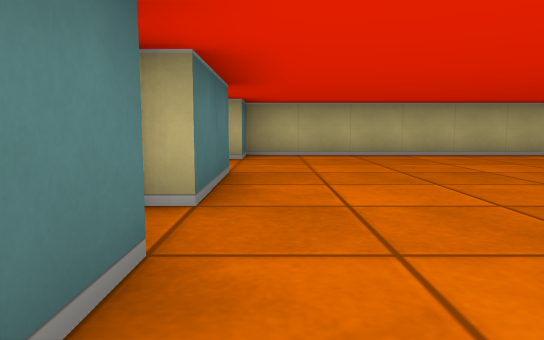
View 1 (above)

24 first-person views from a walk through a cub3D level. The camera is about half as high as the walls, tilts 6° down and sees 70° across. The floor is counted in squares. Each view is taken from the middle of a square. On the plan, view 1 faces up. The plan holds only what a view shows up to about 9 squares ahead; the rest is blank.

View 2
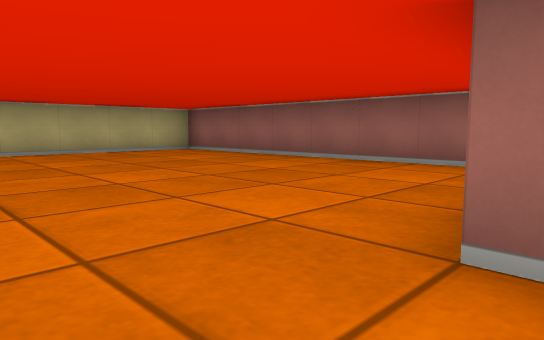

View 3
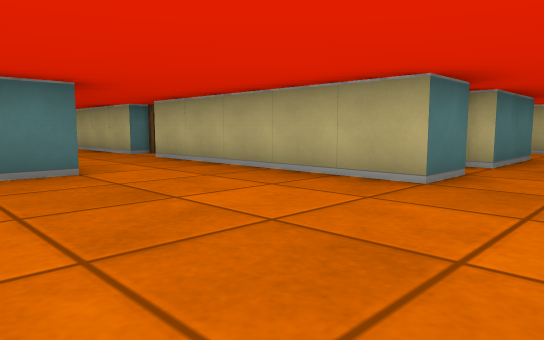

View 4
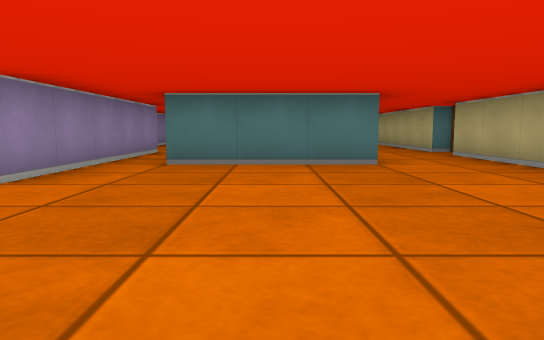

View 5
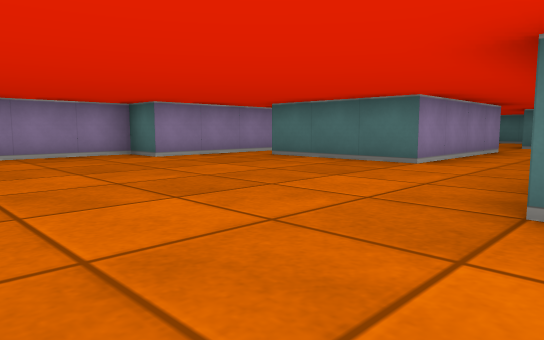

View 6
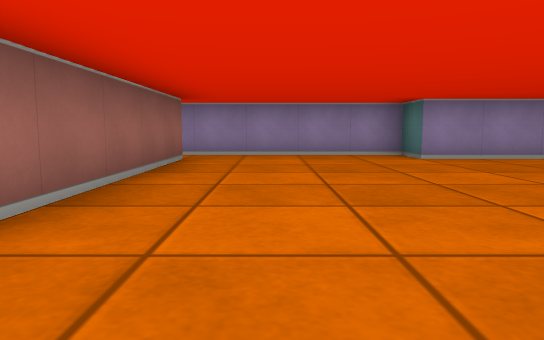

View 7
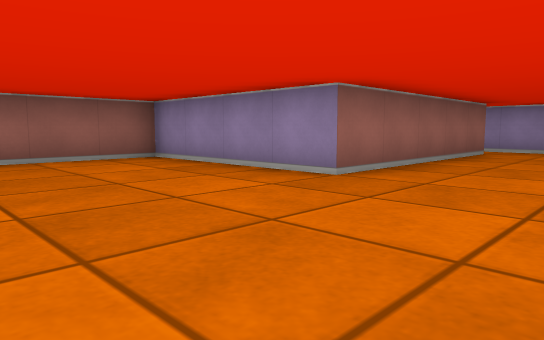

View 8
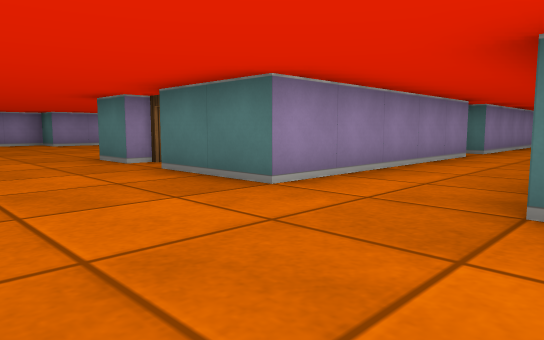

View 9
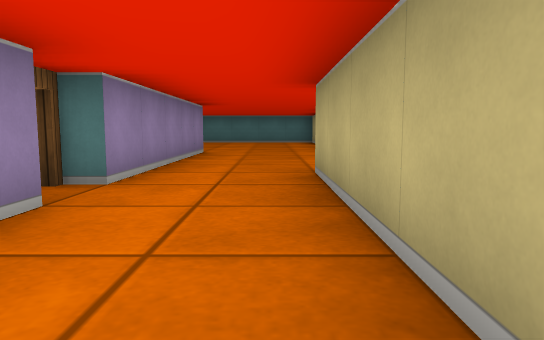

View 10
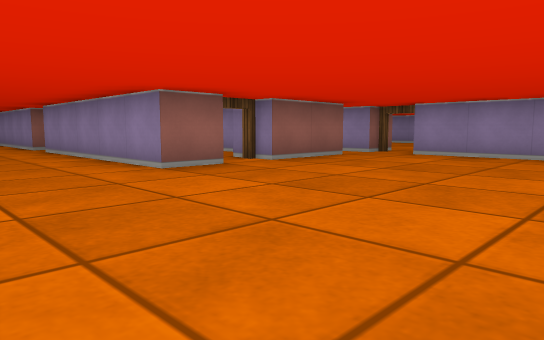

View 11
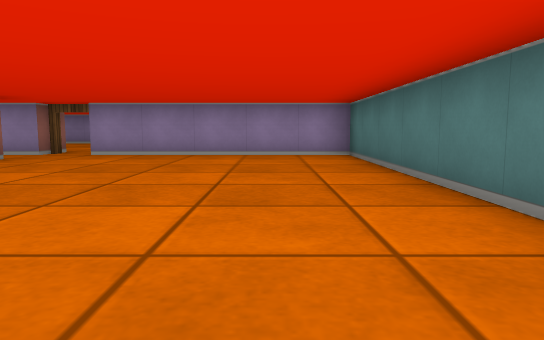

View 12
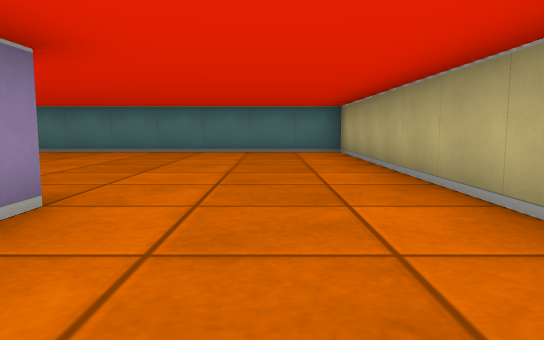

View 13
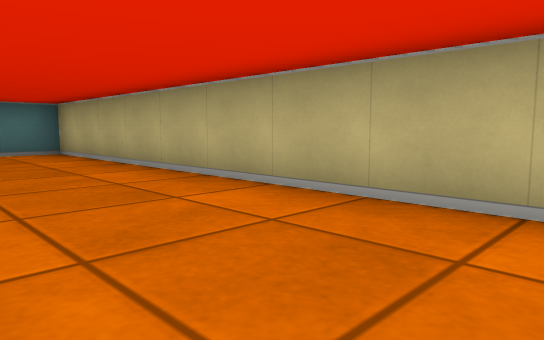

View 14
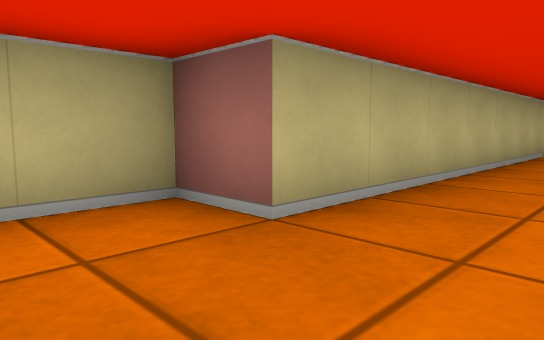

View 15
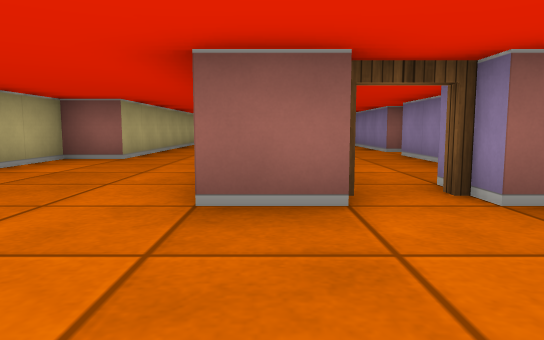

View 16
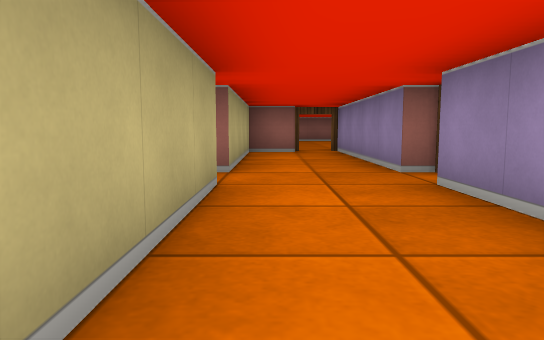

View 17
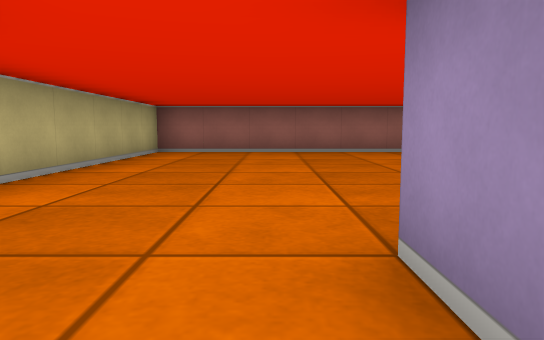

View 18
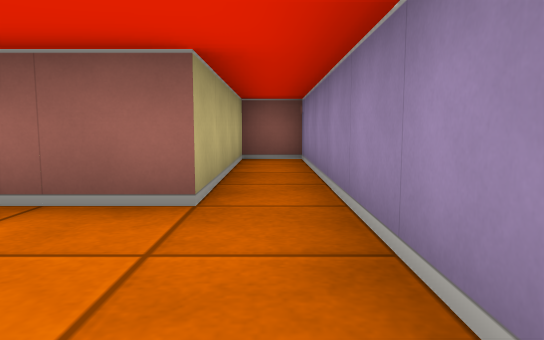

View 19
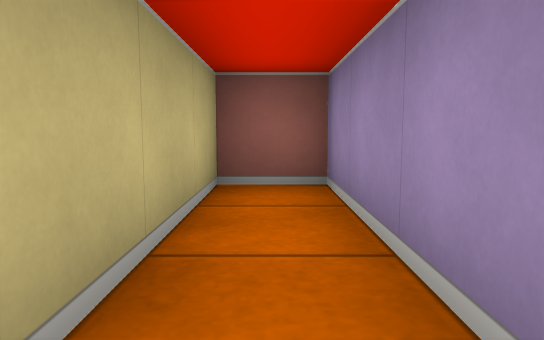

View 20
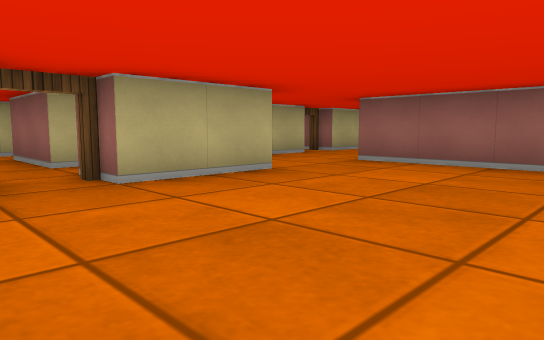

View 21
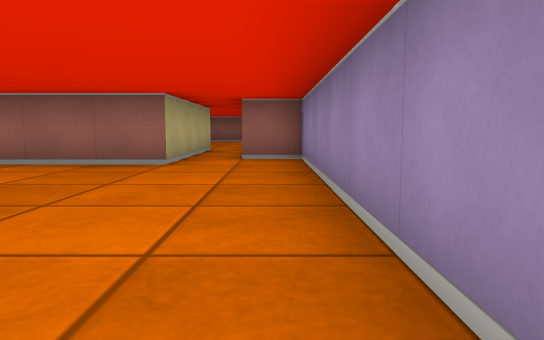

View 22
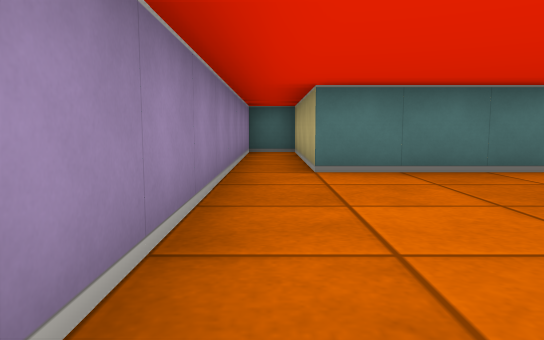

View 23
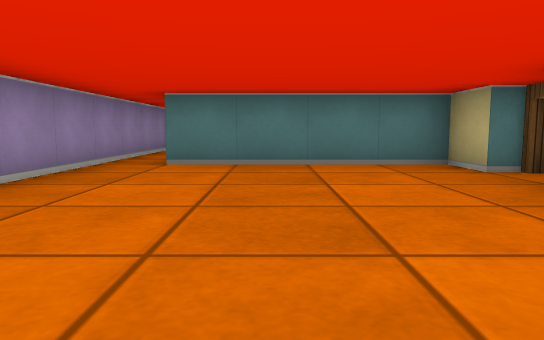

View 24
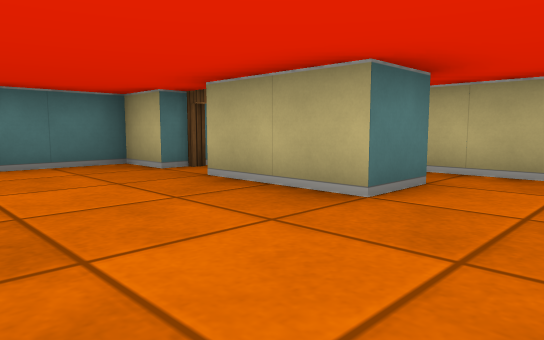

### Floor plan
Points are (right, up) in squares from view 1. A wall is a line through its corners. A room is listed if a view was taken in it or the views show most of it. See-through windows are left out.
Room 1 (views 1, 2, 3, 4, 5, 6, 7, 8, 9, 17, 18, 19)
walls: (-0.5, 1.5) (-0.5, 0.5) (-5.5, 0.5); (-6.5, 0.5) (-7.5, 0.5); (-5.6, 4.5) (-0.5, 4.5) (-0.5, 2.5); (-3.9, -4.5) (-6.5, -4.5); (-7.5, -1.5) (-3.5, -1.5) (-3.5, -4.5); (-8.5, 4.5) (-6.5, 4.5); (-6.5, -5.5) (-1.5, -5.5) (-1.5, -6.5) (6.5, -6.5) (6.5, -5.5) (2.5, -5.5) (2.5, -0.5) (6.5, -0.5) (6.5, 7.5) (-0.5, 7.5) (-0.5, 6.5) (-7.5, 6.5)
ways out: opening at (-8.5, 5.5) to room 2; open door at (-6, 1) to room 3; open door at (-6, 4) to room 3; open door at (-1, 2) to room 3; opening at (-8, -0.5) to room 4; opening at (-7, -5) to room 4
Room 2 (views 10, 11, 12, 13, 14, 15)
walls: (-11.5, 3.4) (-11.5, 4.5) (-8.5, 4.5); (-11.5, 0.5) (-11.5, 2.5); (-7.5, 6.5) (-7.5, 7.5) (-17.5, 7.5) (-17.5, -0.5) (-12.5, -0.5)
ways out: opening at (-8.5, 5.5) to room 1; open door at (-11, 3) to room 3; opening at (-10.5, 0) to room 4; open door at (-12, -1) to room 4
Room 3 (view 16)
walls: (-6.5, 3.5) (-9.4, 3.5); (-5.5, 1.5) (-0.5, 1.5); (-9.4, 1.5) (-6.5, 1.5); (-1.5, 2.5) (-1.5, 3.5) (-5.5, 3.5)
ways out: open door at (-6, 1) to room 1; open door at (-6, 4) to room 1; open door at (-1, 2) to room 1; open door at (-11, 3) to room 2
Room 4 (views 20, 21, 22, 23, 24)
walls: (-12.5, -1.5) (-13.5, -1.5) (-13.5, -5.5) (-17.5, -5.5) (-17.5, -6.5); (-11.5, -0.5) (-10.8, -0.5); (-9.5, -0.4) (-9.5, -1.5) (-11.5, -1.5); (-6.5, -4.5) (-7.5, -4.5) (-7.5, -1.5); (-7.5, 0.5) (-11.5, 0.5); (-17.2, -6.5) (-6.5, -6.5) (-6.5, -5.5)
ways out: opening at (-8, -0.5) to room 1; opening at (-7, -5) to room 1; opening at (-10.5, 0) to room 2; open door at (-12, -1) to room 2

Positions as (right, up) in squares from view 1, and headings:
1: (0, 0), facing up
2: (1, -1), facing up-right
3: (1, -3), facing up-left
4: (2, -3), facing left
5: (2, 1), facing down-left
6: (1, 1), facing down
7: (0, 3), facing down-right
8: (2, 7), facing down-left
9: (-3, 6), facing left
10: (-16, 7), facing down-right
11: (-16, 7), facing down
12: (-9, 6), facing left
13: (-9, 5), facing up-left
14: (-9, 5), facing up-right
15: (-14, 4), facing right
16: (-10, 3), facing right
17: (-2, 5), facing right
18: (0, -6), facing right
19: (3, -6), facing right
20: (-13, -5), facing up-right
21: (-13, -6), facing right
22: (-9, -6), facing left
23: (-8, -4), facing left
24: (-8, -4), facing up-left
